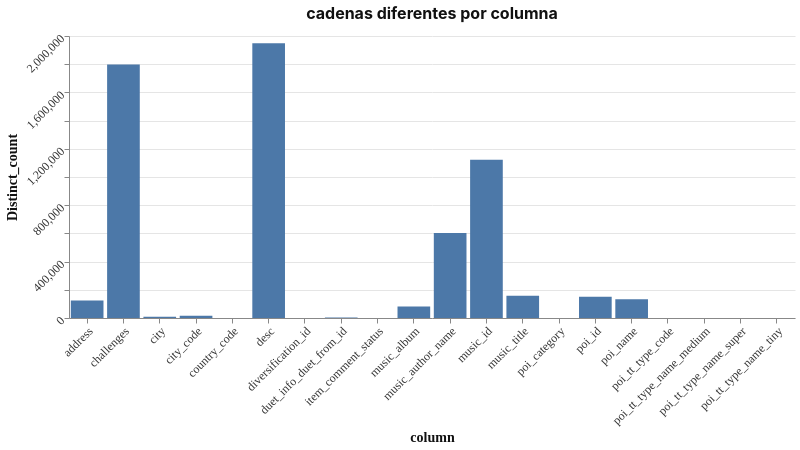

Write notebook code for a chart like this one.
### Code cell
_df = (
    nom_df_.nunique()
    .reset_index()
    .rename(columns={"index": "column", 0: "Distinct_count"})
)
alt.Chart(_df).mark_bar().encode(
    x="column", y="Distinct_count"
).properties(title="cadenas diferentes por columna")

### Figure 1 — Vega-Lite specification as saved in the notebook (floating-point values rounded to 4 significant figures)
{"config": {"theme": "powerbi", "background": "#ffffff", "font": " BlexMono Nerd Font Mono", "autosize": {"type": "fit", "contains": "padding"}, "title": {"color": "#111111", "font": "Inter, system-ui, sans-serif", "fontSize": 16, "fontWeight": "bold", "anchor": "middle", "offset": 10}, "view": {"height": 450, "width": 800, "stroke": "transparent"}, "axis": {"labelColor": "#333333", "titleColor": "#111111", "labelFontSize": 12, "titleFontSize": 14, "gridColor": "#e5e5e5", "labelAngle": -45}}, "data": {"name": "data-78789b77b3a3bc2732694d49c3e6c197"}, "mark": {"type": "bar"}, "encoding": {"x": {"field": "column", "type": "nominal"}, "y": {"field": "Distinct_count", "type": "quantitative"}}, "title": "cadenas diferentes por columna", "$schema": "https://vega.github.io/schema/vega-lite/v6.4.1.json", "datasets": {"data-78789b77b3a3bc2732694d49c3e6c197": [{"column": "desc", "Distinct_count": 1948097}, {"column": "address", "Distinct_count": 123970}, {"column": "poi_name", "Distinct_count": 133621}, {"column": "city", "Distinct_count": 9104}, {"column": "city_code", "Distinct_count": 16660}, {"column": "country_code", "Distinct_count": 1}, {"column": "poi_category", "Distinct_count": 12}, {"column": "poi_tt_type_code", "Distinct_count": 364}, {"column": "poi_tt_type_name_medium", "Distinct_count": 110}, {"column": "poi_tt_type_name_super", "Distinct_count": 12}, {"column": "poi_tt_type_name_tiny", "Distinct_count": 355}, {"column": "challenges", "Distinct_count": 1797306}, {"column": "music_id", "Distinct_count": 1122131}, {"column": "music_title", "Distinct_count": 157515}, {"column": "music_album", "Distinct_count": 82425}, {"column": "duet_info_duet_from_id", "Distinct_count": 3583}, {"column": "music_author_name", "Distinct_count": 602757}, {"column": "poi_id", "Distinct_count": 149922}, {"column": "diversification_id", "Distinct_count": 90}, {"column": "item_comment_status", "Distinct_count": 2}]}}
